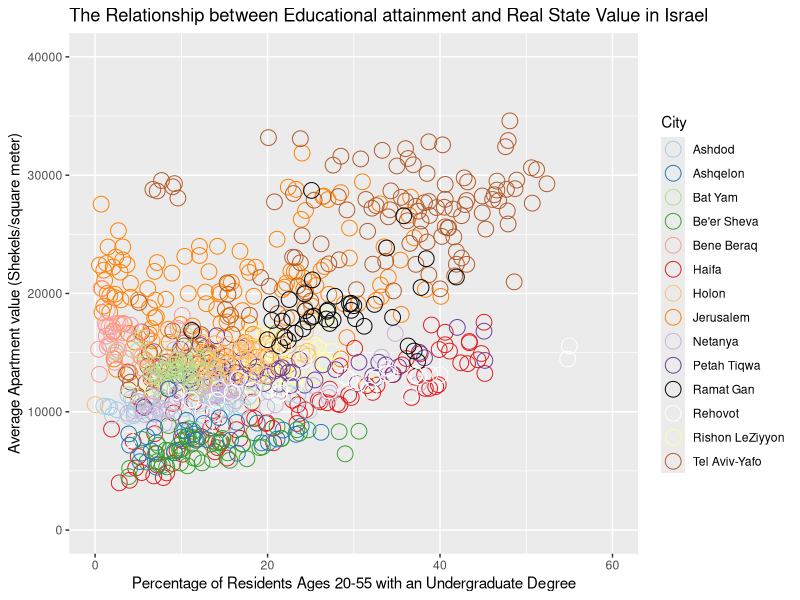

Write R code to recreate this figure.
# install and load relevant libraries
install.packages("ggplot2") 
install.packages("RColorBrewer")
library(ggplot2)
library(reshape2)

#reads the raw data into R and saves it as "datapoints" variable
datapoints <- read.csv("R_data.csv")
data.frame(datapoints)
names(datapoints) <- tolower(names(datapoints)) #makes all headings underscore
head(datapoints)   #displays the first few values of the dataset

# creates the scatterplot
# The color palette hex values were taken from colorBrewer's Paired color palette. 2 additional colors were added: Black and White
scatterplot <- ggplot(datapoints, aes(x=first.degree, y=apartment.worth, color=locality)) + geom_point( shape=1, size = 5) + expand_limits(y=c(0,40000)) + expand_limits(x=c(0,60)) + scale_color_manual(name="City",values=c("#a6cee3", "#1f78b4", "#b2df8a", "#33a02c", "#fb9a99", "#e31a1c", "#fdbf6f", "#ff7f00", "#cab2d6", "#6a3d9a", "black", "white","#ffff99", "#b15928"))

# Changes graph title, axes titles, and legend title
scatterplot + ylab("Average Apartment value (Shekels/square meter)") + xlab("Percentage of Residents Ages 20-55 with an Undergraduate Degree") + ggtitle("The Relationship between Educational attainment and Real State Value in Israel") 

